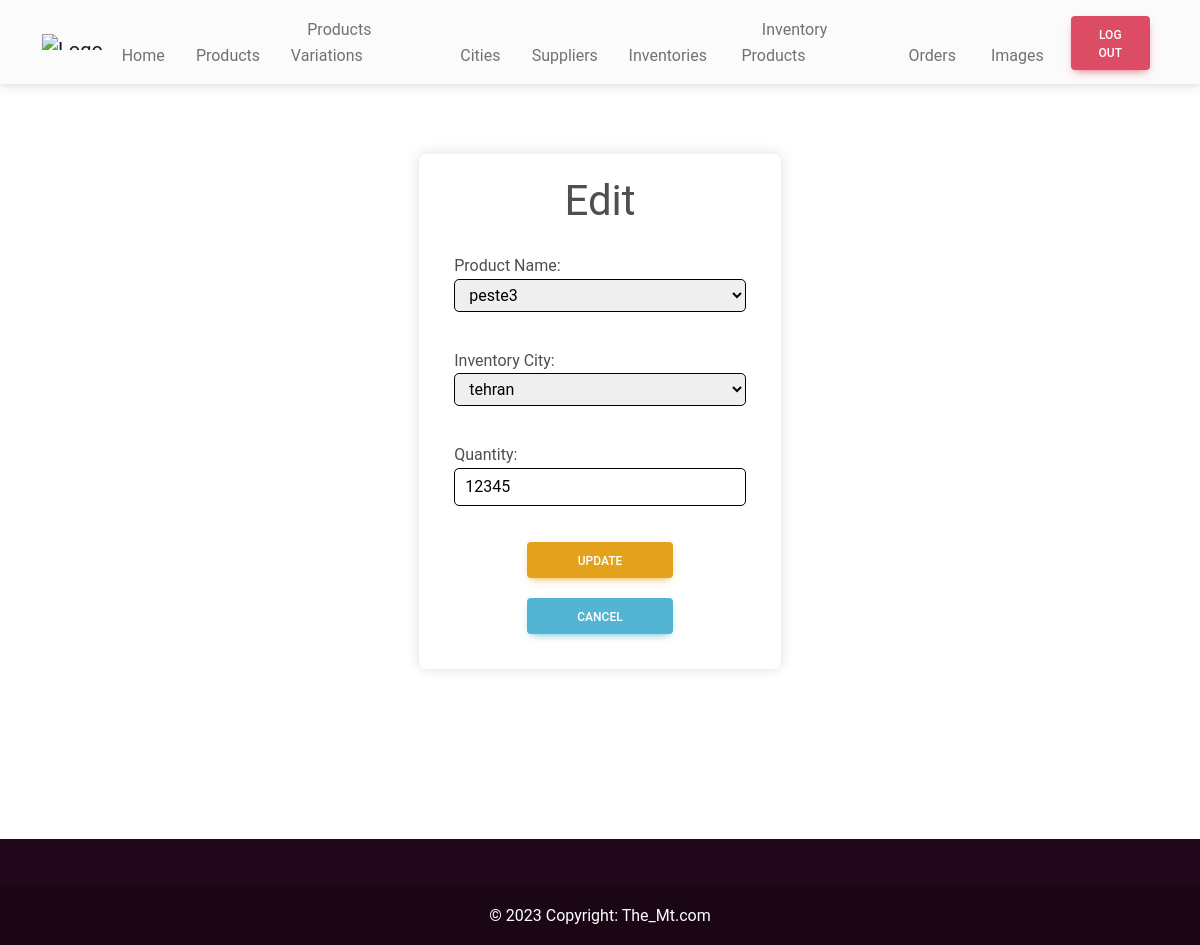
Before: /adminHome/inventoryProductUpdate/3/ (signed in) with the older database file.
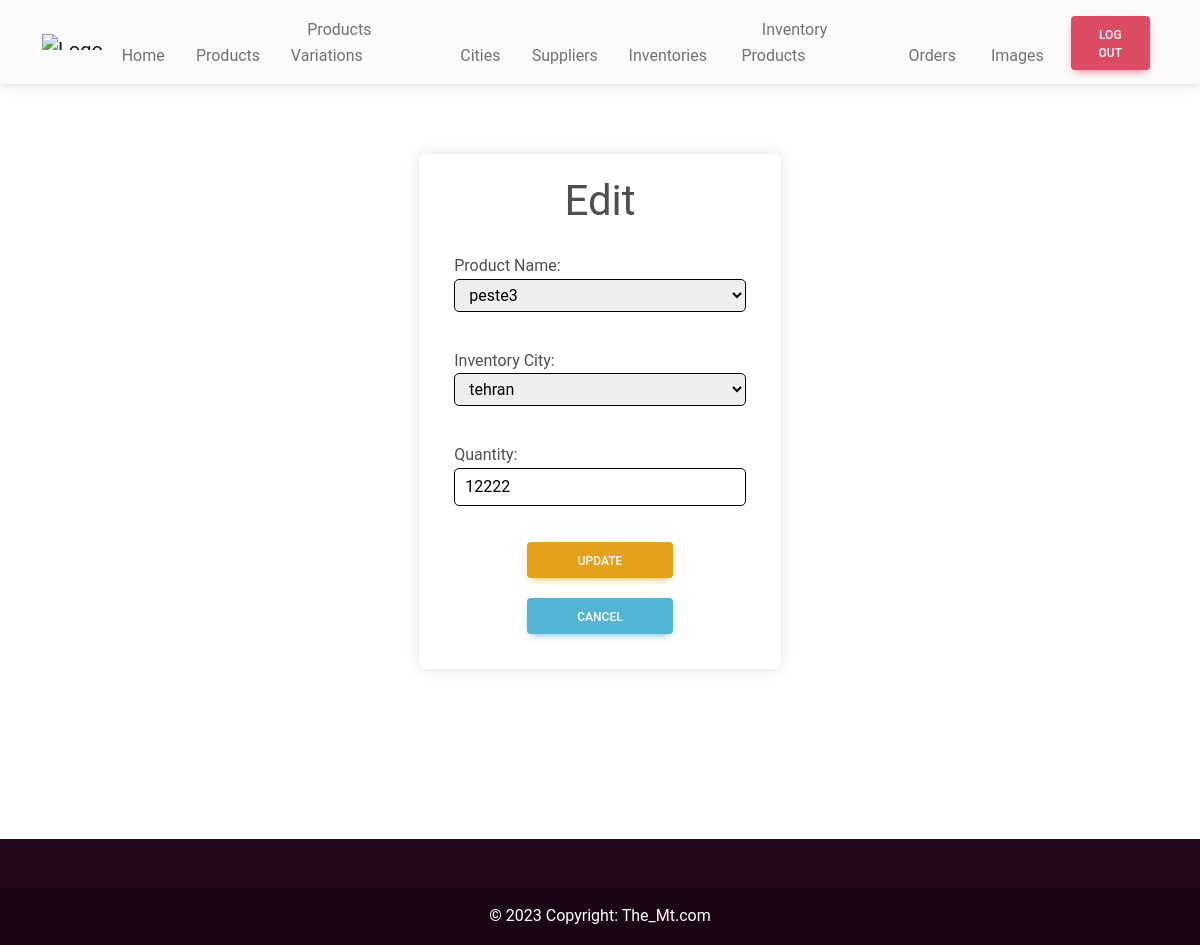
After: the same page with the newer database file.
### shop/models.py (models this page shows, shortened)
class InventoryProduct(models.Model):
    productId = models.ForeignKey(Product, on_delete=models.CASCADE, verbose_name="Product Name")
    inventoryId = models.ForeignKey(Inventory, on_delete=models.CASCADE, verbose_name="Inventory City")
    quantity = models.IntegerField()

### shop/views.py (the view)
# urls.py: path('adminHome/inventoryProductUpdate/<int:pk>/', InventoryProductUpdateView.as_view(), name='inventoryProductUpdate'),
class InventoryProductUpdateView(LoginRequiredMixin, UpdateView):
    model = InventoryProduct
    template_name = 'inventoryProductUpdate.html'
    fields = "__all__"

### shop/models.py (called while the page is built)
    def __str__(self):
        return self.cityId.name

    def __str__(self):
        return self.name

### templates/inventoryProductUpdate.html
{% extends 'adminBase.html' %} {% load static %} {% block cssLinks %}
<link rel="stylesheet" href="{% static 'css/inventoryProduct.css' %}" />
{% endblock cssLinks %} {% block content %}
<section class="inventoryProductUpdate mb-14">
  <div class="container">
    <div class="card">
      <form action="" method="POST">
        <legend>Edit</legend>
        {% csrf_token %} {{ form.as_p }}
        <input class="btn btn-warning" type="submit" value="Update" />
        <a href="{% url 'inventoryProductList' %}" class="btn btn-info">cancel</a>
      </form>
    </div>
  </div>
</section>
{% endblock content %}

Changed rows visible on the page:
changed InventoryProduct "peste3": quantity "12345" → "12222"
